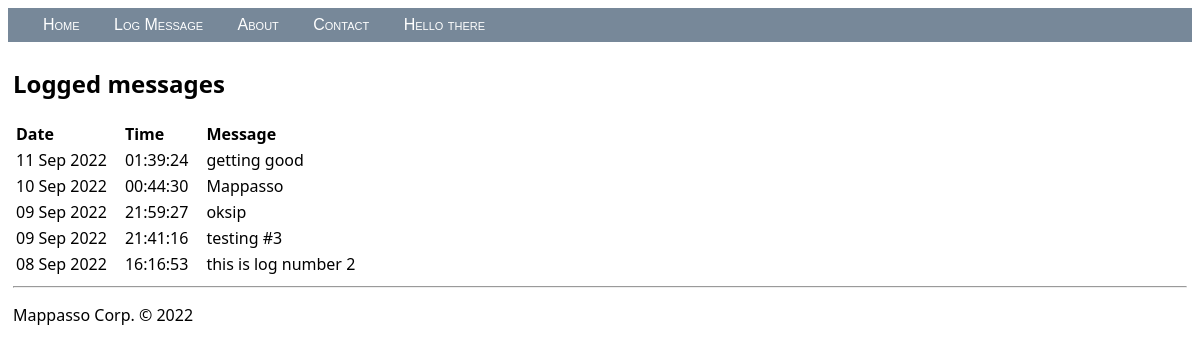
Before: / with the older database file.
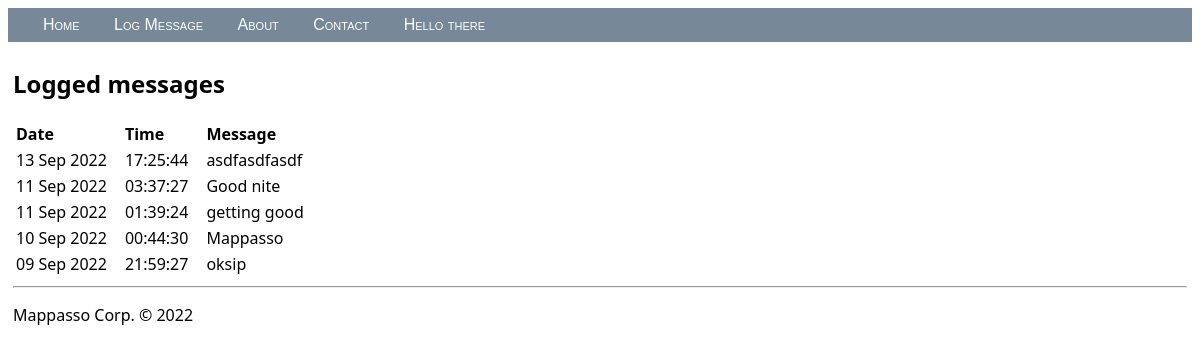
After: the same page with the newer database file.
### hello/models.py (models this page shows, shortened)
class LogMessage(models.Model):
    message = models.CharField(max_length=300)
    log_date = models.DateTimeField("date logged")

### hello/views.py (the view)
class HomeListView(ListView):
    model = LogMessage
    def get_context_data(self, **kwargs):
        context = super(HomeListView, self).get_context_data(**kwargs)
        return context

### hello/templates/hello/home.html (shortened to what this page needs)
{% extends "hello/layout.html" %}
{% block content %}
    <h2>Logged messages</h2>
    {% if message_list %}
        <table class="message_list">
            <thead>
            <tr>
                <th>Date</th>
                <th>Time</th>
                <th>Message</th>
            </tr>
            </thead>
            <tbody>
            {% for message in message_list %}
                <tr>
                    <td>{{ message.log_date | date:'d M Y' }}</td>
                    <td>{{ message.log_date | time:'H:i:s' }}</td>
                    <td>
                        {{ message.message }}
                    </td>
                </tr>
            {% endfor %}
            </tbody>
        </table>
    {% else %}
        <p>No messages have been logged. Use the <a href="{% url 'log' %}">Log Message form</a>.</p>
    {% endif %}
{% endblock %}

Changed rows visible on the page:
no longer on this page (row unchanged): LogMessage: log_date "09 Sep 2022", log_date "21:41:16", message "testing #3"
no longer on this page (row unchanged): LogMessage: log_date "08 Sep 2022", log_date "16:16:53", message "this is log number 2"
added LogMessage: log_date "13 Sep 2022", log_date "17:25:44", message "asdfasdfasdf"
added LogMessage: log_date "11 Sep 2022", log_date "03:37:27", message "Good nite"
